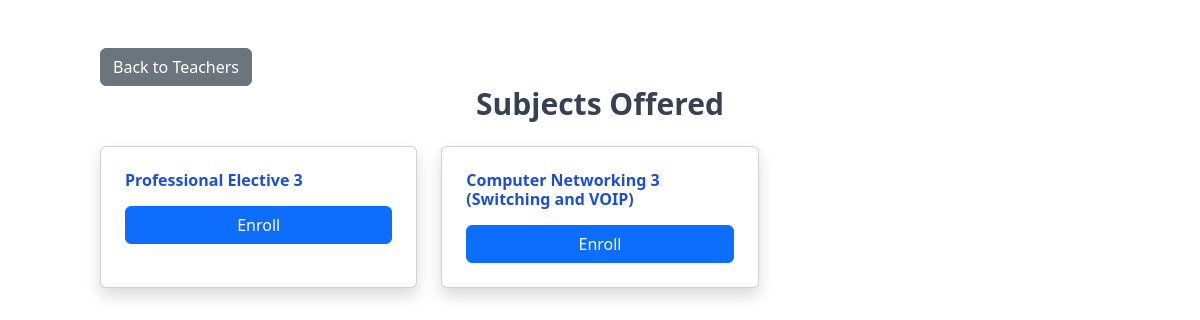
Page /pages/teacher_subjects.php?teacher_id=30 on the committed database.
### tables this page shows
CREATE TABLE `subjects` (
  `id` int(11) NOT NULL,
  `name` varchar(255) NOT NULL,
  `code` varchar(50) NOT NULL,
  `teacher_id` int(11) DEFAULT NULL,
  `description` text DEFAULT NULL,
  `color` varchar(50) NOT NULL DEFAULT 'bg-gray-100'
);

### pages/teacher_subjects.php (the view, shortened to what this page needs)
<?php
require_once '../includes/db_connection.php';
$teacher_id = $_GET['teacher_id'];
$stmt = $conn->prepare("SELECT id, name, description FROM subjects WHERE teacher_id = ?");
$stmt->execute([$teacher_id]);
$subjects = $stmt->fetchAll(PDO::FETCH_ASSOC);
?>
<!DOCTYPE html>
<html lang="en">
<head>
  <script src="https://cdn.tailwindcss.com"></script>
  <link href="https://cdn.jsdelivr.net/npm/bootstrap@5.3.0-alpha3/dist/css/bootstrap.min.css" rel="stylesheet">
</head>
<body>
  <div class="container mt-5">
    <button class="btn btn-secondary" onclick="window.location.href='enroll_subject.php';">Back to Teachers</button>
    <h2 class="text-3xl font-bold text-gray-700 mb-4 text-center">Subjects Offered</h2>
    <div class="grid grid-cols-1 md:grid-cols-3 gap-4">
      <?php
      if (empty($subjects)) {
        echo "<p class='text-gray-500'>No subjects found for this teacher.</p>";
      } else {
        foreach ($subjects as $subject) {
          ?>
          <div class="bg-white shadow p-4 rounded card">
            <h3 class="font-bold text-blue-700"><?php echo htmlspecialchars($subject['name']); ?></h3>
            <a href="subject_enrollment.php?subject_id=<?php echo $subject['id']; ?>" class="btn btn-primary mt-3 w-100">Enroll</a>
          </div>
          <?php
        }
      }
      ?>
    </div>
  </div>
</body>
</html>

### rows in the picture
subjects: name "Professional Elective 3"
subjects: name "Computer Networking 3 (Switching and VOIP)"
